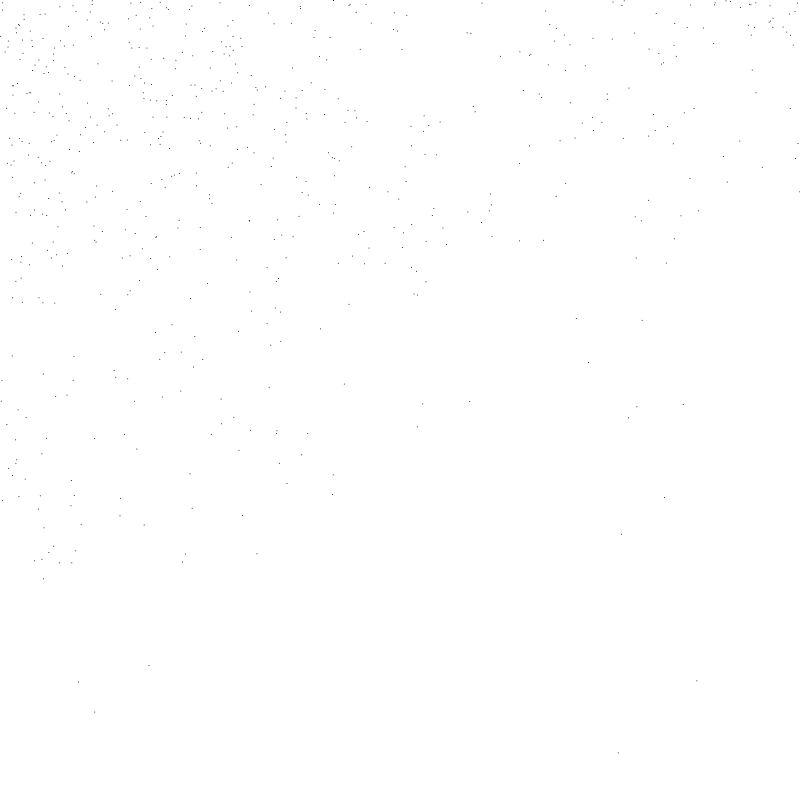
Frame 1 (no input)
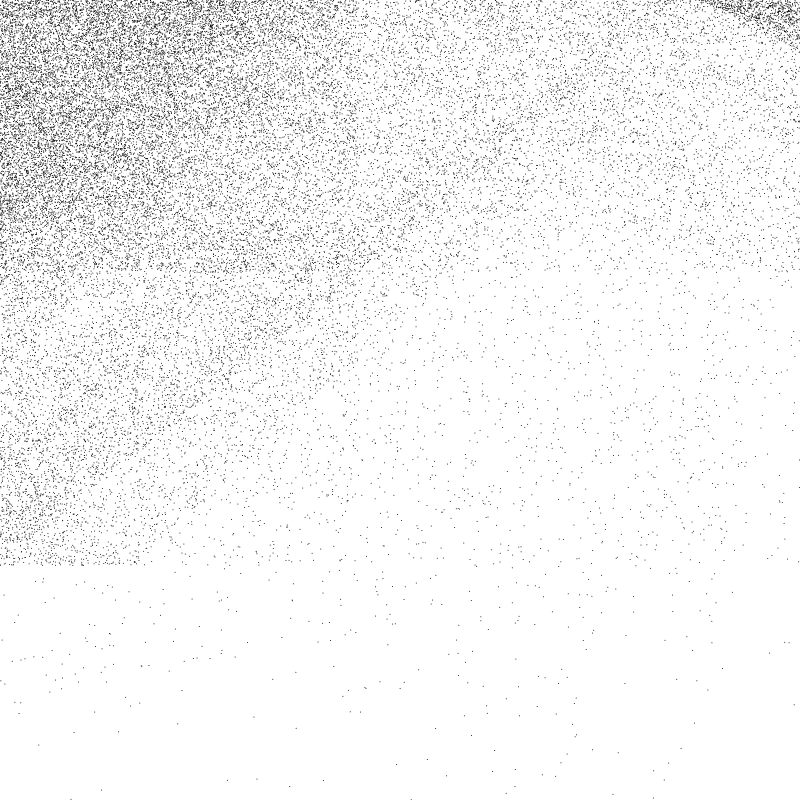
Frame 60 (no input)
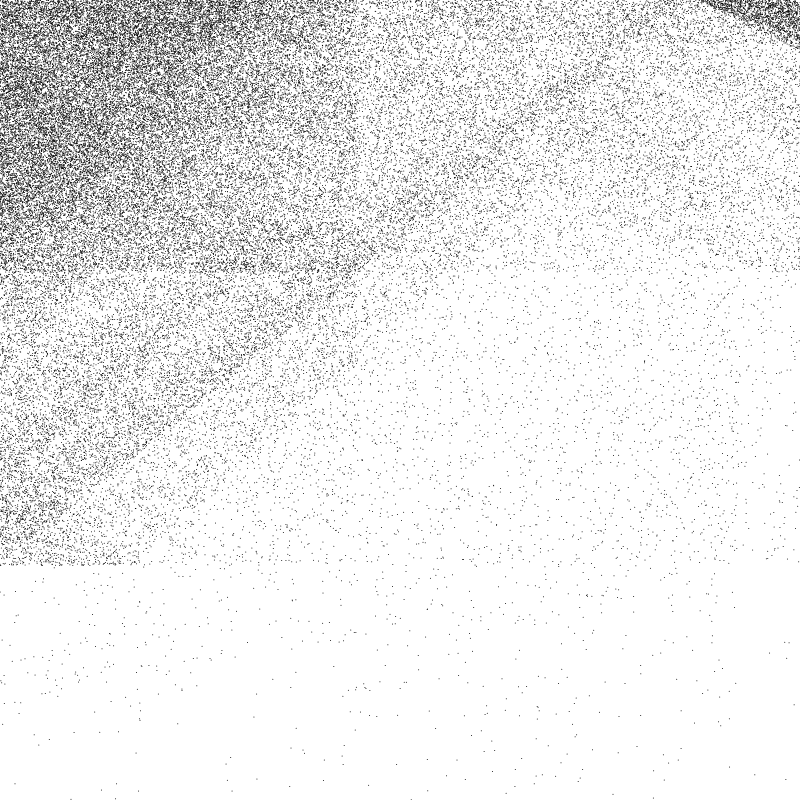
Frame 120 (the mouse pressed at the canvas centre since frame 60)

The p5.js sketch that drew these frames (run headless with seeded random() and noise() and a simulated clock; from frame 60 on, the mouse is pressed at the canvas centre):

// p5.js sketch
// ── sketch.js
function setup() {
  createCanvas(800, 800);
}

function draw() {
  //translate(400,400);
  //background(220);
  fill(0);
  let s=1.3;
  let z=5000;
  for (let j=0; j<1000; j++) {
    let x=(random()-.5);
    let y=(random()-.5);
    let p=createVector(x,y);
    let mx=1000, my=1000;
    for (let i=0; i<10; i++){
      p.set(abs(p.x),abs(p.y)); 
      p.rotate(1.);
      p.mult(s);
      p.add(-.5,-.5);
      mx=min(abs(p.x),mx);
      my=min(abs(p.y),my);
    }
    point(mx*z,my*z);
  }
}
